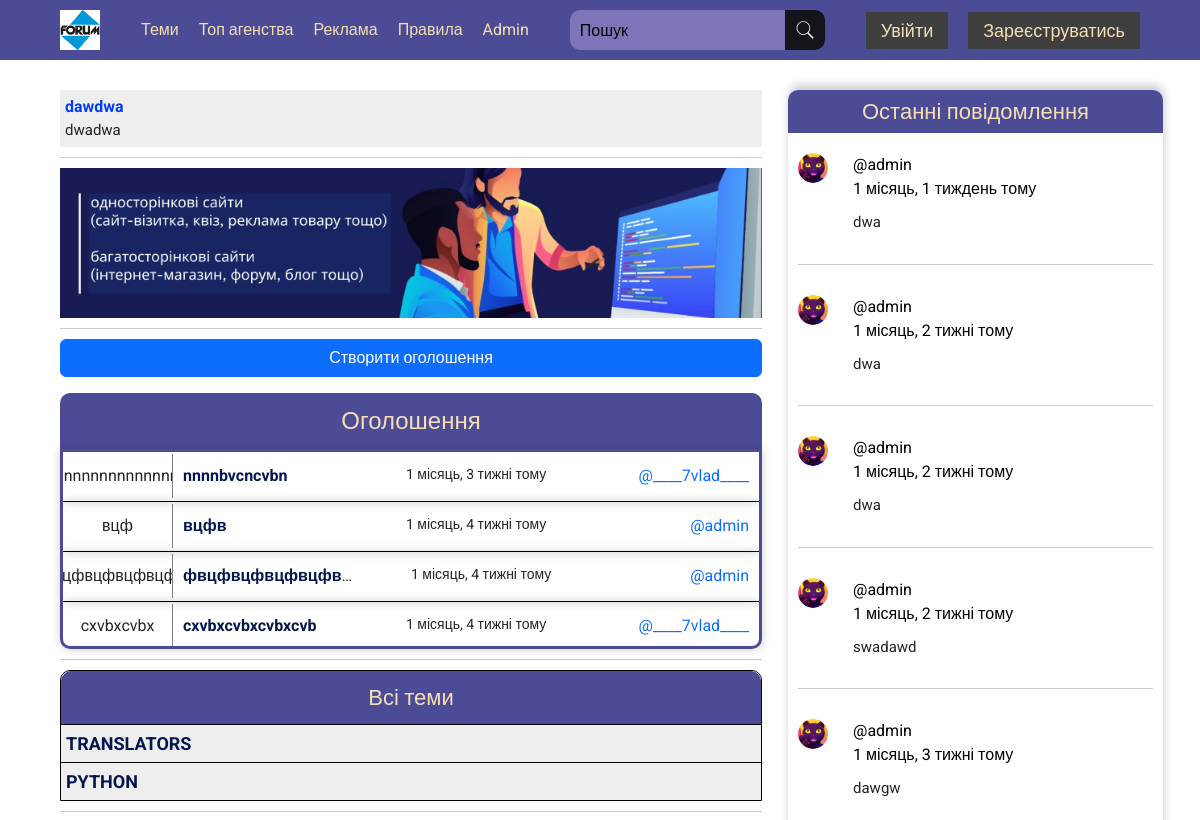
/ (upper part), run on an earlier commit of the app's database.
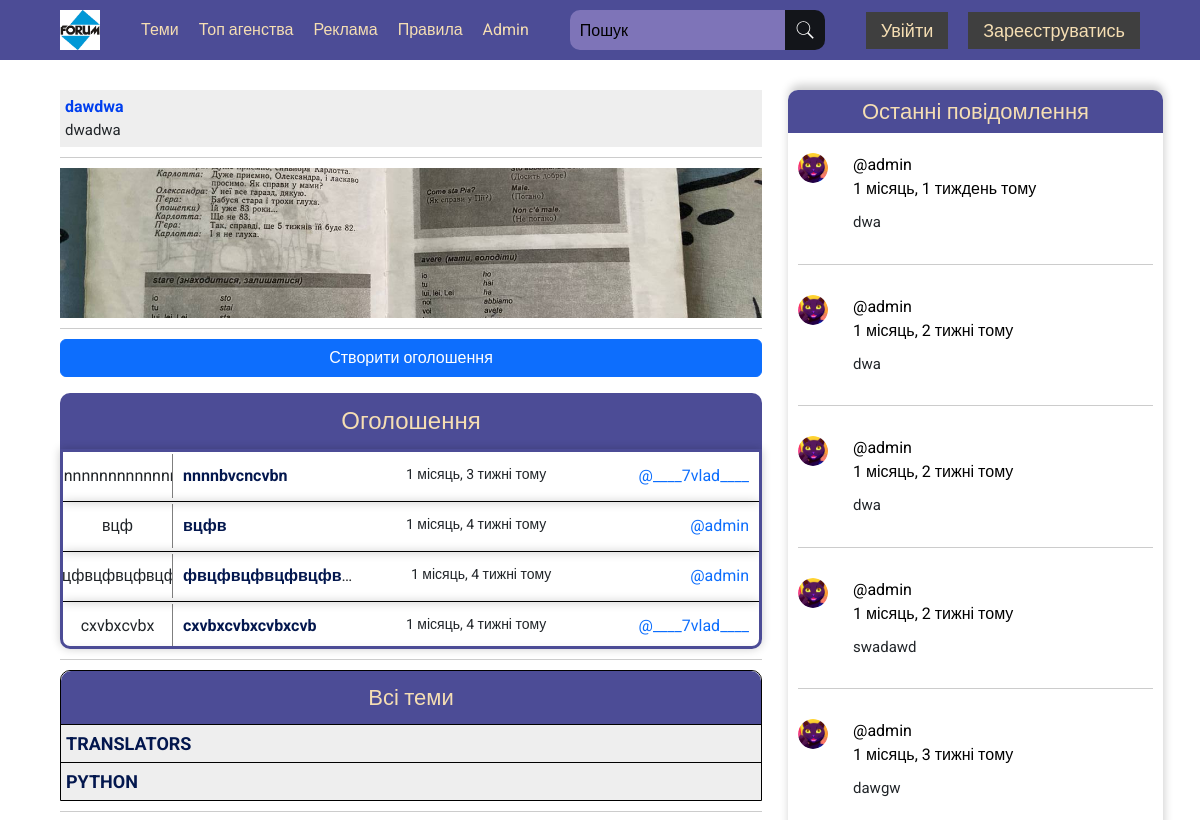
And on a later commit of the database.
### forum_pages/models.py (models this page shows, shortened)
class MainPictureBanner(models.Model):
    title = models.CharField('Тайтл', max_length=100)
    detailed_text = models.TextField('Детальний опис')
    image = models.ImageField('Фото', upload_to='forum_pages/img/banners')
    link = models.URLField()
    class Meta:
        verbose_name = 'Головний банер зверху'
        verbose_name_plural = 'Головний банер зверху'

### forum_pages/views.py (the view)
# urls.py: path('', views.index, name='home'),
def index(request):
    advertisements = Advertisements.objects.all().order_by('-id')
    themes = Themes.objects.all().order_by('-id')
    try:
        chosen_product = MainTextBanner.objects.get()
        main_banner = MainPictureBanner.objects.all()[0]
    except:
        chosen_product = None
        main_banner = None
    last_messages = SandboxMessage.objects.all().order_by('-id')[:5]
    return render(request, 'forum_pages/base_pages/index.html', {
        'advertisements': advertisements,
        'chosen_product': chosen_product,
        'main_banner': main_banner,
        'last_messages': last_messages,
        'themes': themes
    })

### forum_pages/models.py (called while the page is built)
    def __str__(self) -> str:
        return self.title

### forum_pages/templates/forum_pages/base_pages/index.html (shortened to what the changed rows need)
{% extends 'base.html' %}
{% load static %}
{% block style %}
<link rel="stylesheet" href="{% static 'forum_pages/css/home.min.css' %}">
<link rel="stylesheet" href="{% static 'forum_pages/css/homemedia.min.css' %}">
{% endblock %}
{% block content %}
    <div class="wrapper">
        <div class="container">
                <div class="content">
                    <div class="main__panel">
                        <section class="first__banner">
                            <a href="{% url 'advertisement-page' main_banner.id 'second_advertisment' %}">
                                <img src="{% static main_banner.image %}" alt="Banner">
                            </a>
                        </section>
                    </div>
                </div>
            </div>
        </div>
{% endblock %}

What changed in the data, as far as the page shows it:
removed MainPictureBanner: image (picture)
added MainPictureBanner: image (picture)
